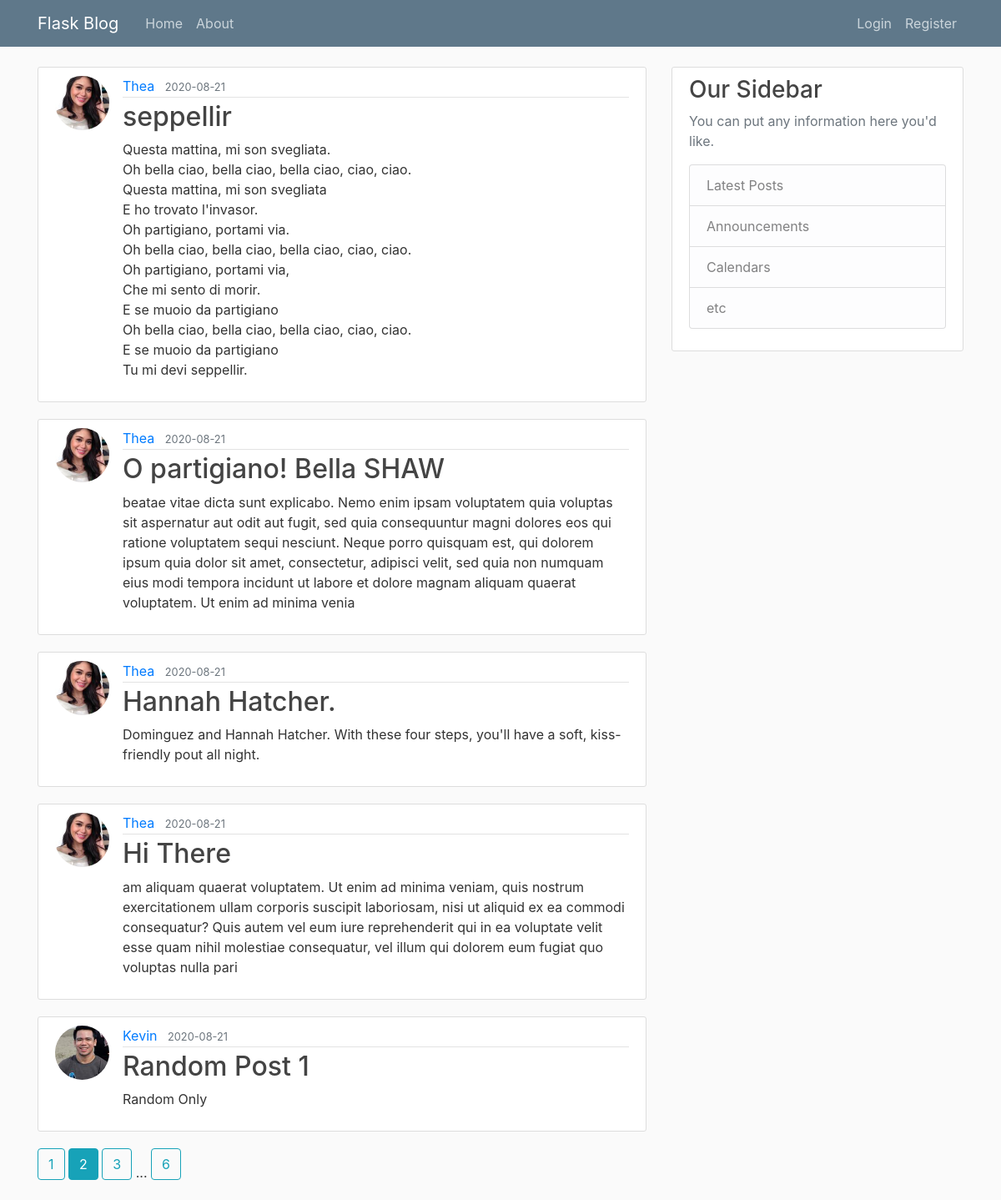
The page /home?page=2 on the database its author committed.
### flaskblog/models.py (models this page shows, shortened)
class Post(db.Model):
    id = db.Column(db.Integer, primary_key=True)
    title = db.Column(db.String(100), nullable=False)
    date_posted = db.Column(db.DateTime, nullable=False, default=datetime.utcnow)
    content = db.Column(db.Text, nullable=False)
    user_id = db.Column(db.Integer, db.ForeignKey('user.id'), nullable=False)

class User(db.Model, UserMixin):
    id = db.Column(db.Integer, primary_key=True)
    username = db.Column(db.String(20), unique=True, nullable=False)
    email = db.Column(db.String(120), unique=True, nullable=False)
    image_file = db.Column(db.String(20), nullable=False, default='default.jpg')
    password = db.Column(db.String(60), nullable=False)
    posts = db.relationship('Post', backref='author', lazy=True)

### flaskblog/main/routes.py (the view)
@main.route("/")
@main.route("/home")
def home():
    page = request.args.get('page', 1, type=int)
    posts = Post.query.order_by(Post.date_posted.desc()).paginate(page=page, per_page=5)
    return render_template('home.html', posts=posts)

### flaskblog/templates/home.html
{% extends "layout.html" %}
{% block content %}
    {% for post in posts.items %}
        <article class="media content-section">
          <img src="{{ url_for('static', filename='profile_pics/' + post.author.image_file) }}" class="rounded-circle article-img" alt="">
          <div class="media-body">
            <div class="article-metadata">
              <a class="mr-2" href="{{ url_for('users.user_posts', username=post.author.username) }}">{{ post.author.username }}</a>
              <small class="text-muted">{{ post.date_posted.strftime('%Y-%m-%d') }}</small>
            </div>
            <h2><a class="article-title" href="{{ url_for('posts.post', post_id=post.id) }}">{{ post.title }}</a></h2>
            <p class="article-content">{{ post.content }}</p>
          </div>
        </article>
    {% endfor %}
    {% for page_num in posts.iter_pages(left_edge=1, right_edge=1, left_current=1, right_current=2) %}
      {% if page_num %}
        {% if posts.page == page_num %}
            <a class="btn btn-info mb-4" href="{{ url_for('main.home', page=page_num) }}">{{ page_num }}</a>
          {% else %}
            <a class="btn btn-outline-info mb-4" href="{{ url_for('main.home', page=page_num) }}">{{ page_num }}</a>
        {% endif %}
      {% else %}
        ...
      {% endif %}
    {% endfor %}
{% endblock content %}

### flaskblog/static/main.css (style rules this page uses)
body { background: #fafafa; color: #333333; margin-top: 5rem; }
h1, h2, h3, h4, h5, h6 { color: #444444; }
.content-section { background: #ffffff; padding: 10px 20px; border: 1px solid #dddddd; border-radius: 3px; margin-bottom: 20px; }
.article-title { color: #444444; }
.article-content { white-space: pre-line; }
.article-img { height: 65px; width: 65px; margin-right: 16px; }
.article-metadata { padding-bottom: 1px; margin-bottom: 4px; border-bottom: 1px solid #e3e3e3 }

### rows shown on the page
Post: image_file (picture), author.username "Thea", date_posted "2020-08-21", title "seppellir", content "Questa mattina, mi son svegliata. Oh bella ciao, bella ciao, bella ciao, ciao, ciao. Questa mattina, mi son svegliata E ho trovato l'invasor. Oh partigiano, portami via. Oh bella ciao, bella ciao, bella ciao, ciao, ciao. Oh partigiano, portami via, Che mi sento di morir. E se muoio da partigiano Oh bella ciao, bella ciao, bella ciao, ciao, ciao. E se muoio da partigiano Tu mi devi seppellir."
Post: image_file (picture), author.username "Thea", date_posted "2020-08-21", title "O partigiano! Bella SHAW", content "beatae vitae dicta sunt explicabo. Nemo enim ipsam voluptatem quia voluptas sit aspernatur aut odit aut fugit, sed quia consequuntur magni dolores eos qui ratione voluptatem sequi nesciunt. Neque porro quisquam est, qui dolorem ipsum quia dolor sit amet, consectetur, adipisci velit, sed quia non numquam eius modi tempora incidunt ut labore et dolore magnam aliquam quaerat voluptatem. Ut enim ad minima venia"
Post: image_file (picture), author.username "Thea", date_posted "2020-08-21", title "Hannah Hatcher.", content "Dominguez and Hannah Hatcher. With these four steps, you'll have a soft, kiss-friendly pout all night."
Post: image_file (picture), author.username "Thea", date_posted "2020-08-21", title "Hi There", content "am aliquam quaerat voluptatem. Ut enim ad minima veniam, quis nostrum exercitationem ullam corporis suscipit laboriosam, nisi ut aliquid ex ea commodi consequatur? Quis autem vel eum iure reprehenderit qui in ea voluptate velit esse quam nihil molestiae consequatur, vel illum qui dolorem eum fugiat quo voluptas nulla pari"
Post: image_file (picture), author.username "Kevin", date_posted "2020-08-21", title "Random Post 1", content "Random Only"

### other values the page prints
{{ page_num }} "1" "3" "6"
{{ page_num }} "2"
